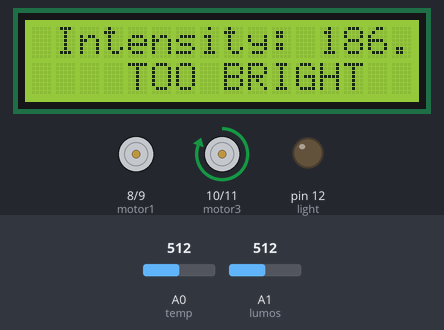
The sketch below on a simulated Arduino Uno, built with avr-gcc and run on an emulated ATmega328P. On the bench: 16×2 character LCD, motor-driver pin pairs drawn as motors (green arrow = first pin HIGH = forward, orange = second pin HIGH = backward, longer = more drive), output pins drawn as LEDs (lit = HIGH). Dashed ring = blinking. The inputs (shaded band) are chosen by the test bench; at power-on: A1 (lumos) = 512, A0 (temp) = 512.

Above: at 1.2 s.
1.3 s: A1 (lumos) set to 293
At 1.55 s:
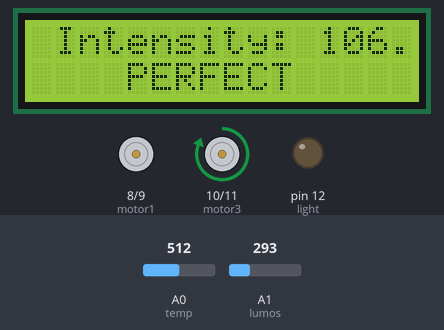
3.9 s: A1 (lumos) set to 267
At 4.04 s:
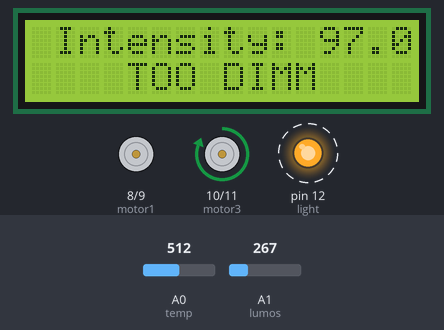
6.4 s: A0 (temp) set to 171
At 6.7 s:
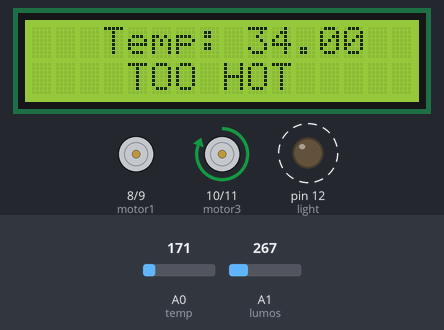
8.1 s: A0 (temp) set to 144
At 8.25 s:
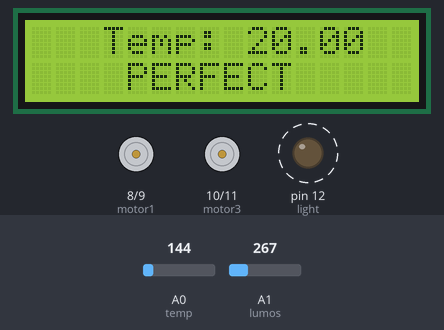
10.1 s: A0 (temp) set to 122
At 10.44 s:
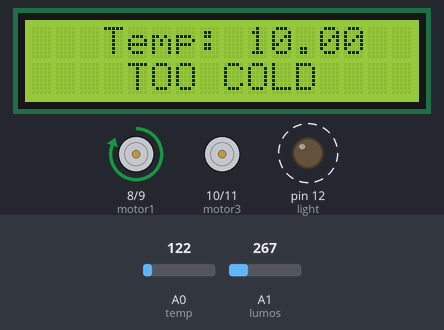
12.3 s: A1 (lumos) set to 306
At 12.47 s:
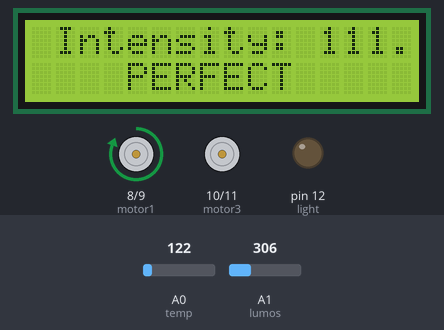
Timing chart, 0 to 15.3 s (numbered marks = the images above; inputs shaded):
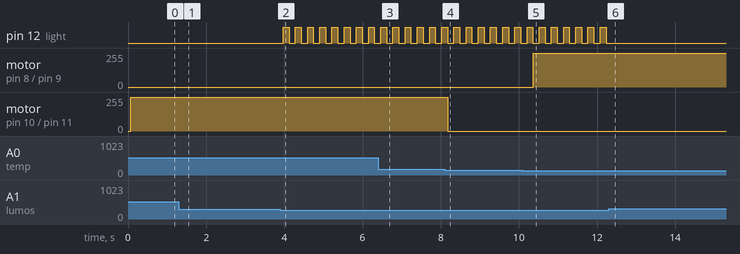

Measured:
- the behaviour switches between 275 and 274 on A1 (lumos) (found by bisection; images 1 and 2)
- the behaviour switches between 159 and 158 on A0 (temp) (found by bisection; images 3 and 4)
- after the input at 1.3 s, the display: first differs from a run without the input after 0.17 s (image 1)
- after the input at 3.9 s, pin 12 (light): alternates HIGH for 0.15 s and LOW for 0.16 s, starting after 0.07 s; the display: changes after 0.07 s (image 2)
- after the input at 6.4 s, the display: first differs from a run without the input after 0.22 s (image 3)
- after the input at 8.1 s, motor on pin 10 (motor3) / pin 11 (motor4): forward 255/255 → stopped after 0.08 s; the display: changes after 0.08 s (image 4)
- after the input at 10.1 s, motor on pin 8 (motor1) / pin 9 (motor2): stopped → forward 255/255 after 0.26 s; the display: first differs from a run without the input after 0.26 s (image 5)
- after the input at 12.3 s, pin 12 (light): stops changing and stays LOW; the display: changes after 0.09 s (image 6)

The sketch:

greenhouse_monitoring_system_f21.ino
```cpp
// This arduino in general is responsible for air quality assessment in GREENHOUSE MONITORING
#include <LiquidCrystal.h>  // This is to properly utilize LCD Display

// These are used to connect to LCD screen
int regSel = 7; // This will select the register for LCD signalling
int enable = 6; // This will enable the LCD in general
int sig1 = 5; // Signal 1
int sig2 = 4; // Signal 2
int sig3 = 3; // Signal 3
int sig4 = 2; // Signal 4

// These are used to run our heating and cooling elements
int motor1 = 8; // Control clockiwise heater
int motor2 = 9; // Control anticlockwise heater
int motor3 = 10; // Control clockwise cooler
int motor4 = 11; // Control anticlockwise cooler

// This will control the artificial light
int light = 12; // led pin

// These are actual sensors used to detect
char temp = A0; // temperature sensor
char lumos = A1; // photoresistor

// Static declarations for our own use
float temperature; // will hold temp in celcius
float intensity; // will hold light intensity in lu
int flag = 0; // will determine welcome message

// Initialize a object of LCD
LiquidCrystal lcd(regSel, enable, sig1, sig2, sig3, sig4);

// Function declarations
float readTemperature(char); // determines temperature
float readLuminousity(char); // determines lighting
void authenticate(); // whether to allow functions

void setup() {
    // Pins  to which we will write data
    pinMode(motor1, OUTPUT);
    pinMode(motor2, OUTPUT);
    pinMode(motor3, OUTPUT);
    pinMode(motor4, OUTPUT);
    pinMode(light, OUTPUT);

    // Pins from which we will read stuff
    pinMode(temp, INPUT);
    pinMode(lumos, INPUT);

    // Serial monitor to debug stuff
    Serial.begin(1156200); // baud rate of 1156200 for comm
    // LCD to actuall log stuff;
  	Serial.flush();
    lcd.begin(16, 2); // 16*2 grid of lcd
}

void loop() {
  	lcd.clear();
	temperature = readTemperature(temp); // reads temp
    lcd.setCursor(3, 0); // decides lcd position
    lcd.print("Temp: "); // prints supplied string
    lcd.setCursor(9, 0);
    lcd.print(temperature);
    if (temperature < 20) { // For a tropical greenhouse below 20 is cold
    	lcd.setCursor(4, 1);
    	lcd.print("TOO COLD");
        digitalWrite(8, HIGH); // enables heater
        digitalWrite(10, LOW); // disables cooler
    } else if (temperature > 27) { // Above 27 is hot for a temperate greenhouse
        lcd.setCursor(4, 1);
    	lcd.print("TOO HOT");
        digitalWrite(8, LOW); // disables heater
        digitalWrite(10, HIGH); // enables cooler
    } else {
      	lcd.setCursor(4, 1);
    	lcd.print("PERFECT");
        digitalWrite(8, LOW); // disables both
        digitalWrite(10, LOW);
    }
    digitalWrite(9, LOW); // prevents anticlockwise motion
    digitalWrite(11, LOW);
    delay(150);
    lcd.clear();
    intensity = readLuminousity(lumos); // reads light
    lcd.setCursor(1, 0);
   	lcd.print("Intensity: ");
    lcd.setCursor(12, 0);
   	lcd.print(intensity);
    if (intensity < 100) { // If it is too dark outside
    	lcd.setCursor(4, 1);
    	lcd.print("TOO DIMM");
        digitalWrite(light, HIGH); // enable lighting
    } else  if (intensity > 180) { // It is morning now
        lcd.setCursor(4, 1);
    	lcd.print("TOO BRIGHT");
    } else {
      	lcd.setCursor(4, 1);
    	lcd.print("PERFECT");
    }
    delay(150);
    digitalWrite(light, LOW); // Light is kept at blinking state to signify lighting
}

// This function reads temperature and converts to celcius
float readTemperature(char pin) {
    float volts = analogRead(pin); // this value is in terms of milivolts 8BCD enncoding
    float value = map(((volts - 20) * 3.04), 0, 1023, -40, 125); // this we get proper range of -40C to 125C
    return value;
}

// This function reads light and converts to luminousity
float readLuminousity(char pin) {
    float lum = analogRead(pin); //  this value is likely b/w 0 - 1023
    float value = map(lum, 0, 700, 0, 255); // this will be more readble for light intensity
    return value;
}

/**************
* This function colud be used to unlock device post auth
* however serial comm is disabled
***************/
// This function will toggle flag
void authenticate() {
  lcd.setCursor(1,0);
  if (char(Serial.read()) == 'w')
  lcd.print('y');
  else
  lcd.print('n');

}
```
